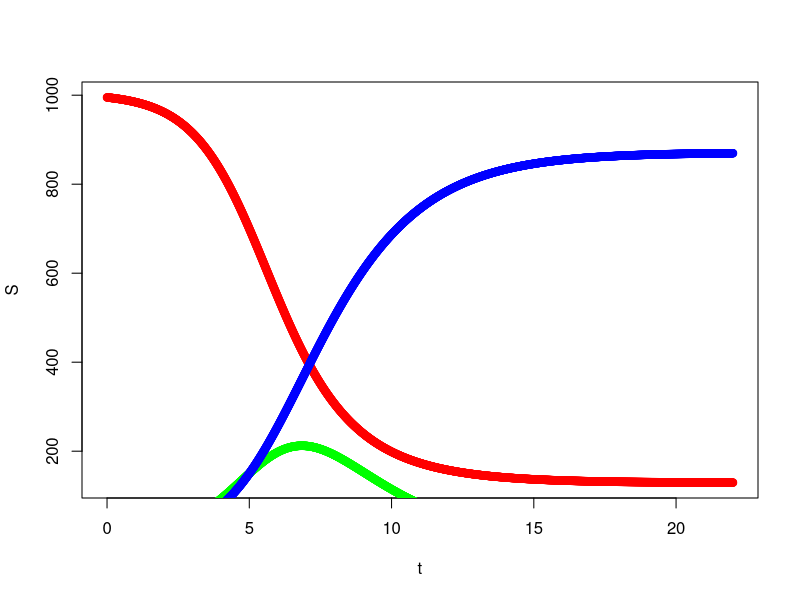

The R script that drew this image:
S <- c()
I <- c()
R <- c()
S[1] <- 995
I[1] <- 5
R[1] <- 0
dt <- 0.01
t <- seq(0, 22, by = dt)
week <- seq(1, 22 / dt + 1, 1 / dt)
beta <- 0.001407
gamma <- 0.6

dSdt <- function(S, I){
  return (- beta * S * I)
}
dIdt <- function(S, I){
  return (- gamma * I + beta * S * I)
}
dRdt <- function(I){
  return (gamma * I)
}
#Modified Euler's
for (i in 1:(length(t) - 1)) {
  S.k1 <- dSdt(S[i], I[i])
  I.k1 <- dIdt(S[i], I[i])
  R.k1 <- dRdt(I[i])
  
  S.k2 <- dSdt(S[i] + dt * S.k1, I[i] + dt * I.k1)
  I.k2 <- dIdt(S[i] + dt * S.k1, I[i] + dt * I.k1)
  R.k2 <- dRdt(I[i] + dt * I.k1)
  
  S[i + 1] <- S[i] + dt / 2 * (S.k1 + S.k2)
  I[i + 1] <- I[i] + dt / 2 * (I.k1 + I.k2)
  R[i + 1] <- R[i] + dt / 2 * (R.k1 + R.k2)
}

cbind(S[week], I[week], R[week])
plot(S~t, col="red")
lines(S~t, col="red")
lines(I~t, col="green")
points(I~t, col="green")
lines(R~t, col="blue")
points(R~t, col="blue")
which.max(I) * dt